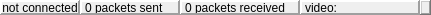
       <widget class="QWidget" name="PseudoStatusBar" native="true">
        <property name="sizePolicy">
         <sizepolicy hsizetype="Minimum" vsizetype="Minimum">
          <horstretch>0</horstretch>
          <verstretch>0</verstretch>
         </sizepolicy>
        </property>
        <property name="minimumSize">
         <size>
          <width>0</width>
          <height>15</height>
         </size>
        </property>
        <property name="maximumSize">
         <size>
          <width>16777210</width>
          <height>15</height>
         </size>
        </property>
        <layout class="QHBoxLayout" name="horizontalLayout_2">
         <property name="spacing">
          <number>0</number>
         </property>
         <property name="leftMargin">
          <number>0</number>
         </property>
         <property name="topMargin">
          <number>0</number>
         </property>
         <property name="rightMargin">
          <number>0</number>
         </property>
         <property name="bottomMargin">
          <number>0</number>
         </property>
         <item>
          <widget class="QLabel" name="label_StatusBar1">
           <property name="minimumSize">
            <size>
             <width>80</width>
             <height>0</height>
            </size>
           </property>
           <property name="maximumSize">
            <size>
             <width>80</width>
             <height>16777215</height>
            </size>
           </property>
           <property name="frameShape">
            <enum>QFrame::Panel</enum>
           </property>
           <property name="frameShadow">
            <enum>QFrame::Raised</enum>
           </property>
           <property name="lineWidth">
            <number>2</number>
           </property>
           <property name="text">
            <string>not connected</string>
           </property>
           <property name="alignment">
            <set>Qt::AlignCenter</set>
           </property>
           <property name="margin">
            <number>0</number>
           </property>
          </widget>
         </item>
         <item>
          <widget class="QLabel" name="label_StatusBar2">
           <property name="sizePolicy">
            <sizepolicy hsizetype="Preferred" vsizetype="Preferred">
             <horstretch>0</horstretch>
             <verstretch>0</verstretch>
            </sizepolicy>
           </property>
           <property name="minimumSize">
            <size>
             <width>100</width>
             <height>0</height>
            </size>
           </property>
           <property name="frameShape">
            <enum>QFrame::Panel</enum>
           </property>
           <property name="frameShadow">
            <enum>QFrame::Raised</enum>
           </property>
           <property name="lineWidth">
            <number>2</number>
           </property>
           <property name="text">
            <string>0 packets sent</string>
           </property>
           <property name="alignment">
            <set>Qt::AlignLeading|Qt::AlignLeft|Qt::AlignVCenter</set>
           </property>
          </widget>
         </item>
         <item>
          <widget class="QLabel" name="label_StatusBar3">
           <property name="minimumSize">
            <size>
             <width>120</width>
             <height>0</height>
            </size>
           </property>
           <property name="frameShape">
            <enum>QFrame::Panel</enum>
           </property>
           <property name="frameShadow">
            <enum>QFrame::Raised</enum>
           </property>
           <property name="lineWidth">
            <number>2</number>
           </property>
           <property name="text">
            <string>0 packets received</string>
           </property>
           <property name="alignment">
            <set>Qt::AlignLeading|Qt::AlignLeft|Qt::AlignVCenter</set>
           </property>
          </widget>
         </item>
         <item>
          <widget class="QLabel" name="label_StatusBar4">
           <property name="sizePolicy">
            <sizepolicy hsizetype="Expanding" vsizetype="Preferred">
             <horstretch>0</horstretch>
             <verstretch>0</verstretch>
            </sizepolicy>
           </property>
           <property name="minimumSize">
            <size>
             <width>120</width>
             <height>0</height>
            </size>
           </property>
           <property name="maximumSize">
            <size>
             <width>400</width>
             <height>16777215</height>
            </size>
           </property>
           <property name="frameShape">
            <enum>QFrame::Panel</enum>
           </property>
           <property name="frameShadow">
            <enum>QFrame::Raised</enum>
           </property>
           <property name="lineWidth">
            <number>2</number>
           </property>
           <property name="text">
            <string>video:</string>
           </property>
          </widget>
         </item>
         <item>
          <widget class="QLabel" name="label_StatusBarSpacer">
           <property name="sizePolicy">
            <sizepolicy hsizetype="Preferred" vsizetype="Preferred">
             <horstretch>100</horstretch>
             <verstretch>0</verstretch>
            </sizepolicy>
           </property>
           <property name="frameShape">
            <enum>QFrame::WinPanel</enum>
           </property>
           <property name="frameShadow">
            <enum>QFrame::Raised</enum>
           </property>
           <property name="lineWidth">
            <number>2</number>
           </property>
           <property name="text">
            <string/>
           </property>
          </widget>
         </item>
        </layout>
       </widget>
